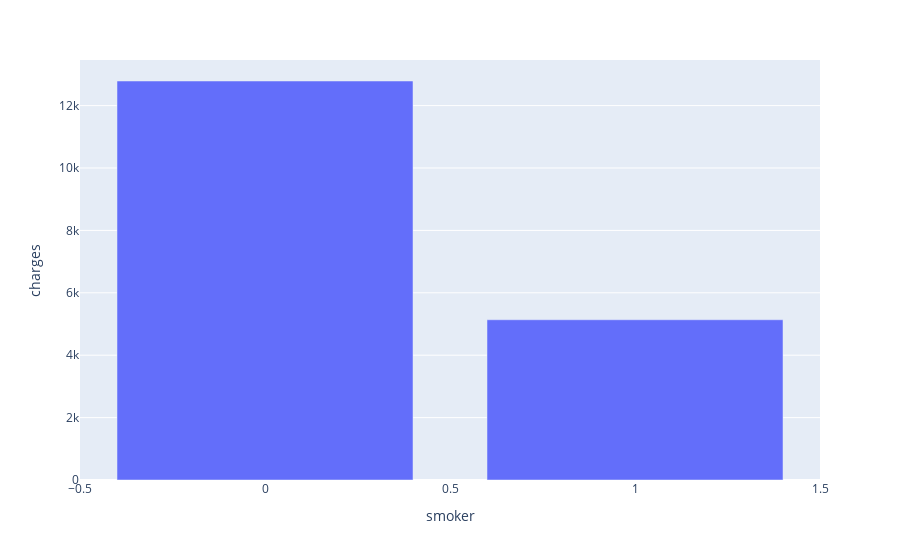

The cell this chart's notebook holds for it:
### Code cell
fig = px.bar(data.groupby('smoker').mean().reset_index(), x='smoker', y='charges')
fig.show()
# 0 = smoker, 1 = non-smoker

### Figure 1 — Plotly figure (JSON) as saved in the notebook; plotly's stock layout.template omitted (floating-point values rounded to 4 significant figures)
{"data": [{"alignmentgroup": "True", "hovertemplate": "smoker=%{x}<br>charges=%{y}<extra></extra>", "legendgroup": "", "marker": {"color": "#636efa"}, "name": "", "offsetgroup": "", "orientation": "v", "showlegend": false, "textposition": "auto", "type": "bar", "x": [0, 1], "xaxis": "x", "y": [12790.0, 5136.0], "yaxis": "y"}], "layout": {"barmode": "relative", "legend": {"tracegroupgap": 0}, "margin": {"t": 60}, "xaxis": {"anchor": "y", "domain": [0, 1], "title": {"text": "smoker"}}, "yaxis": {"anchor": "x", "domain": [0, 1], "title": {"text": "charges"}}}}
